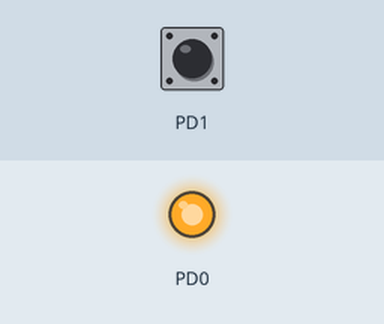
Bench run of a program on a simulated ATmega168, built with avr-gcc and emulated at 8 MHz. Shown: output pins drawn as LEDs (lit = HIGH). The inputs (shaded band) are chosen by the test bench; at power-on: PD1 HIGH.

Above: at 1.2 s.
1.3 s: PD1 pulled LOW for 0.15 s
At 1.6 s:
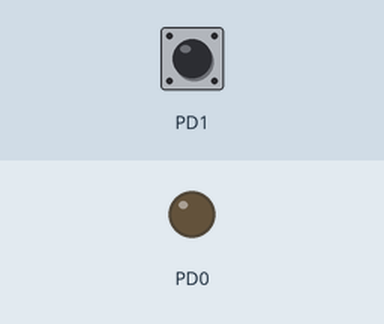
2.9 s: PD1 pulled LOW for 1 s
At 4.1 s:
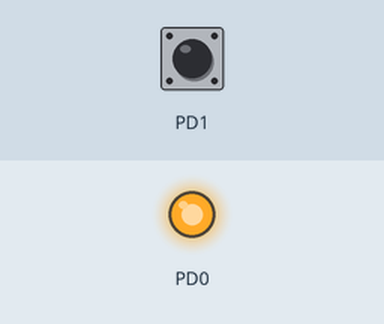
5.4 s: PD1 pulled LOW for 3.2 s
At 6.0 s:
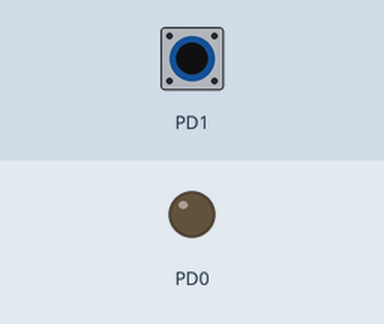
Timing chart, 0 to 8.4 s (numbered marks = the images above; inputs shaded):
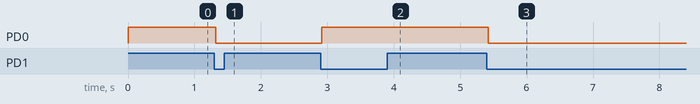

Measured:
- after the input at 1.3 s, PD0: HIGH → LOW at once
- after the input at 2.9 s, PD0: LOW → HIGH at once
- after the input at 5.4 s, PD0: HIGH → LOW at once

The program:

main.cpp
```cpp
/*
 * Oppgave_7_6.cpp
 *
 * Created: 26/10/2026 20:14:40
 * Author : nazar
 */

#define F_CPU 8000000UL

#include <avr/io.h>
#include <avr/interrupt.h>
#include <util/delay.h>

int main(void)
{
	PORTD |= (1 << PD0); // PD0 settes HØY -> lysdiode er AV
	DDRD |= (1 << PD0); // PD0 settes som utgang

	PORTD |= (1 << PD1); // Pull-up motstand aktiveres, PD1 nå leses HØY
	DDRD &= ~(1 << PD1); // PD1 settes som inngang


	// Aktiver pin-change interrupt for port D
	PCICR |= (1 << PCIE2);

	// Aktiver interrupt for PD1
	PCMSK2 |= (1 << PCINT17);

	// Aktiver interrupts globalt
	sei();

	while (1)
	{
		// ingenting her...
		// all koden utføres av interrupt
	}
}


ISR(PCINT2_vect)
{
	static uint8_t forrigeKnapTilstand = 1;

	_delay_ms(20); // venter

	uint8_t knappensTilstand;

	if (PIND & (1 << PD1)) // PD1 er høy -> knappen er ikke trykket
	{
		knappensTilstand = 1;
	}
	else				   // PD1 er lav -> knappen er trykket
	{
		knappensTilstand = 0;
	}

	if ((forrigeKnapTilstand == 1) &&
	(knappensTilstand == 0)) // aktiveres kun når forrige og nåværing tilstander på knappen er ulike.
	{
		// LED blir PÅ hvis den var av, og blir AV hvis den var PÅ
		PORTD ^= (1 << PD0);
	}

	forrigeKnapTilstand = knappensTilstand; // tilstander blir lik igjen om vil bli lik så lenge knappen holdes
}
```
